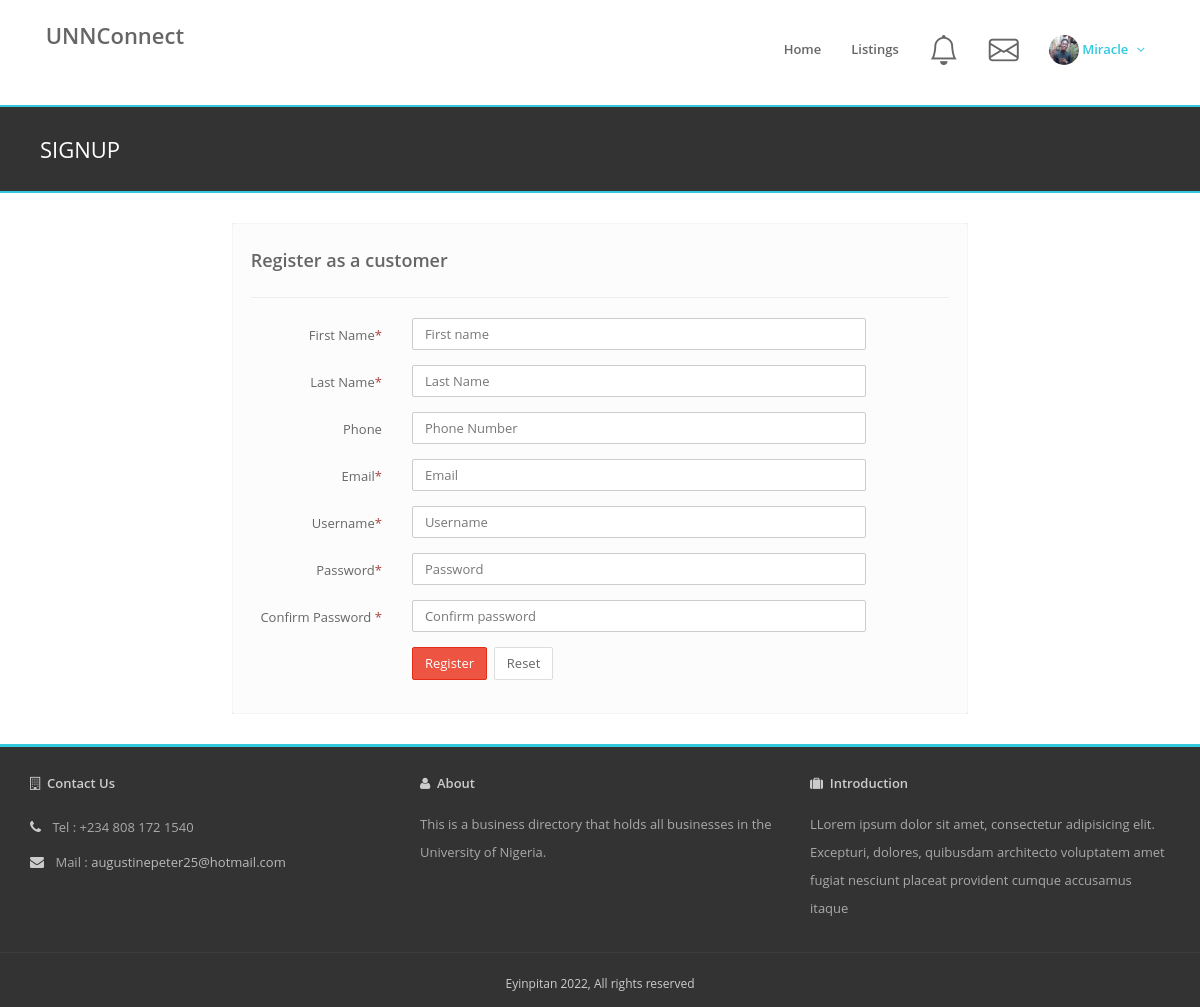
/customer/register/ (signed in), run on the app's committed database.
### businessDirectory/models.py (models this page shows)
class User(AbstractUser):
    is_admin = models.BooleanField(default=False)
    is_vendor = models.BooleanField(default=False)
    is_customer = models.BooleanField(default=False)
    phone = models.CharField(max_length=20, blank=True)
    photo_url = models.FileField(upload_to='static/uploads/profile_photos/',
                                 default='static/uploads/profile_photos/nophoto-male.jpg')
    def __str__(self):
        return self.first_name

### businessDirectory/views.py (the view, shortened to what this page needs)
# urls.py: path('<str:type>/register/', views.RegisterView.as_view(), name='register'),
class RegisterView(View):
    def get(self, request, type):
        title = f"{type} Register"
        context = {
            'title': title,
            'user_type': type,
        }
        return render(request, 'register.html', context)

### businessDirectory/templates/register.html (shortened to what this page needs)
{% load static %}
{% include 'include/header.html' %}
<div class="outer">
{% include 'include/nav-bar.html' %}
<div class="page-heading-two">
    <div class="container">
        <h2>SIGNUP</h2>
        <div class="clearfix"></div>
    </div>
</div>
<div class="container">
    <div class="row">
        <div class="col-md-2"></div>
        <div class="col-md-8">
            <div class="well login-reg-form" >
                <h4>Register as a {{ user_type }}</h4>
                <hr />
                <form style="max-width: 615px" class="form-horizontal" role="form" method="post" onsubmit="return verifyPassword(event)">
                    <div class="form-group">
                        <label for="name" class="col-sm-3 control-label">First Name<span class="text-danger">*</span></label>
                        <div class="col-sm-9">
                            <input type="text" name="first_name"  placeholder="First name" class="form-control" required>
                        </div>
                    </div>
                    <div class="form-group">
                        <label for="name" class="col-sm-3 control-label">Last Name<span class="text-danger">*</span></label>
                        <div class="col-sm-9">
                            <input type="text" name="last_name" placeholder="Last Name" class="form-control" required>
                        </div>
                    </div>
                    <div class="form-group">
                        <label for="name" class="col-sm-3 control-label">Phone</label>
                        <div class="col-sm-9">
                            <input type="text" name="phone" placeholder="Phone Number" class="form-control">
                        </div>
                    </div>
                    <div class="form-group">
                        <label for="email" class="col-sm-3 control-label">Email<span class="text-danger">*</span></label>
                        <div class="col-sm-9">
                            <input type="email" name="email" placeholder="Email" class="form-control" required>
                        </div>
                    </div>
                    <div class="form-group">
                        <label for="username" class="col-sm-3 control-label">Username<span class="text-danger">*</span></label>
                        <div class="col-sm-9">
                            <input type="text" name="username" placeholder="Username" class="form-control" required>
                        </div>
                    </div>
                    <div class="form-group">
                        <label for="password" class="col-sm-3 control-label">Password<span class="text-danger">*</span></label>
                        <div class="col-sm-9">
                            <input type="password" name="password" placeholder="Password" class="form-control" required id="password1">
                        </div>
                    </div>
                    <div class="form-group">
                        <label for="password" class="col-sm-3 control-label">Confirm Password <span class="text-danger" id="pswd_error">*</span></label>
                        <div class="col-sm-9">
                            <input type="password" name="repassword"  placeholder="Confirm password" class="form-control" required id="password2">
                        </div>
                    </div>
                    <div class="form-group">
                        <div class="col-sm-offset-3 col-sm-9">
                            <button type="submit" class="btn btn-red">Register</button>&nbsp;
                            <button type="reset" class="btn btn-white">Reset</button>
                        </div>
                    </div>
                </form>
            </div>
        </div>
        <div class="col-md-2"></div>
    </div>
</div>
</div>
{% include 'include/footer.html' %}

### businessDirectory/templates/include/nav-bar.html (shortened to what this page needs)
{% with request.resolver_match.url_name as url_name %}
{% load static %}
<div class="header-2">
    <div class="container">
        <div class="row">
            <div class="col-md-3 col-sm-3">
                <div class="logo">
                    <h3>
                        <a href="{% url 'businessDirectory:home' %}">UNNConnect</a>
                    </h3>
                </div>
            </div>
            <div class="col-md-9 col-sm-9">
                <div class="navy">
                    <ul class="pull-right">
                        <li class="{% if url_name == 'home' %}active{% endif %}"><a href="{% url 'businessDirectory:home' %}">Home</a></li>
                        <li class="{% if url_name == 'business-list' %}active{% endif %}"><a href="{% url 'businessDirectory:business-list' %}">Listings</a></li>
                            {% if request.user.is_authenticated %}
        {% if request.user.is_vendor %}
                        <li class="{% if url_name == 'vendor-notification' %}active{% endif %}"><a href="{% url 'businessDirectory:vendor-notification' %}"><i style="font-size: 3rem" class="bi bi-bell"></i></a></li>
                        <li class="{% if url_name == 'vendor-messages' %}active{% endif %}"><a href="{% url 'businessDirectory:vendor-messages' %}"><i style="font-size: 3rem" class="bi bi-envelope"></i></a></li>
        {% endif %}
        <li class="active has-sub">
          <a class="dropdown-toggle" href="#" data-toggle="dropdown">
            <img src="/{{ request.user.photo_url }}" width="30px" height="30px" alt="Profile" class="img-circle">
            <span class="d-none d-md-block dropdown-toggle ps-2">{{ request.user }}</span>
          </a>
        </li>
                            {% endif %}
                    </ul>
                </div>
            </div>
        </div>
    </div>
</div>
{% endwith %}

### static/assets/css/styles/skin-lblue.css (style rules this page uses)
a { color: #1faabe; }
.header-2 .navy ul > li.has-sub > a:after { color: #32c8de; }

### static/assets/css/custom.css (style rules this page uses)
.login-reg-form { margin-bottom: 0px; }

### businessDirectory/templates/include/header.html (style rules this page uses)
.header-2 { background: #ffffff; }
.header-2 .navy > ul > li > a { color: #666 }
.header-2 .navy > ul > .active > a { color: #32c8de }

### data on the page
User: user.photo_url (picture), user "Miracle"

### other printed values
{{ user_type }} "customer"
